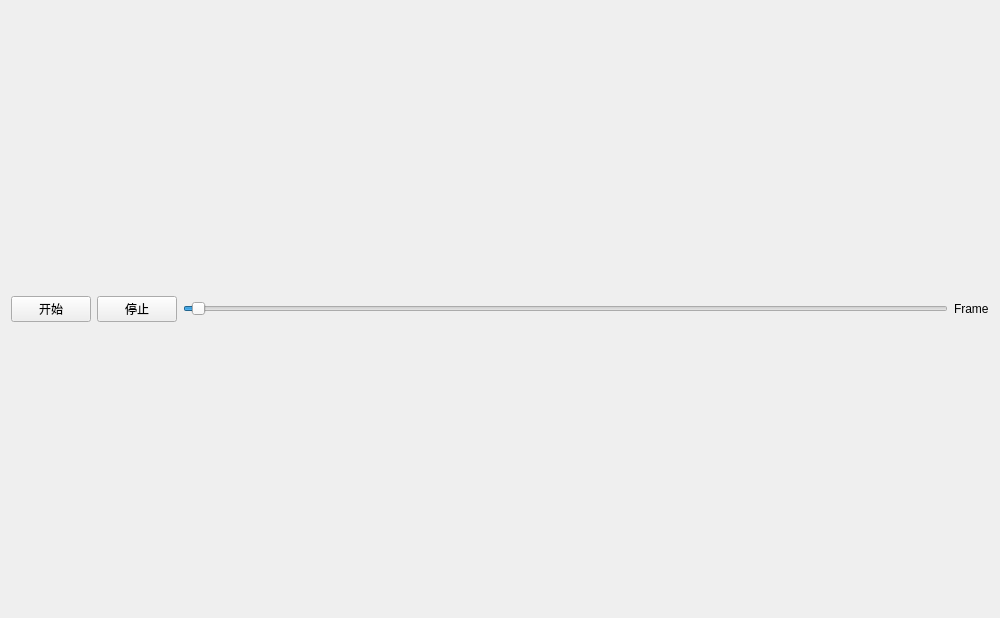
<?xml version="1.0" encoding="UTF-8"?>
<ui version="4.0">
 <class>Render</class>
 <widget class="QWidget" name="Render">
  <property name="geometry">
   <rect>
    <x>0</x>
    <y>0</y>
    <width>1000</width>
    <height>618</height>
   </rect>
  </property>
  <property name="windowTitle">
   <string>渲染</string>
  </property>
  <layout class="QGridLayout" name="gridLayout">
   <item row="0" column="0" colspan="4">
    <layout class="QVBoxLayout" name="canvas_layout"/>
   </item>
   <item row="1" column="3">
    <widget class="QLabel" name="frame_label">
     <property name="text">
      <string>Frame</string>
     </property>
    </widget>
   </item>
   <item row="1" column="2">
    <widget class="QSlider" name="frame_slider">
     <property name="value">
      <number>1</number>
     </property>
     <property name="orientation">
      <enum>Qt::Orientation::Horizontal</enum>
     </property>
    </widget>
   </item>
   <item row="1" column="0">
    <widget class="QPushButton" name="start_button">
     <property name="text">
      <string>开始</string>
     </property>
    </widget>
   </item>
   <item row="1" column="1">
    <widget class="QPushButton" name="stop_button">
     <property name="text">
      <string>停止</string>
     </property>
    </widget>
   </item>
  </layout>
 </widget>
 <resources/>
 <connections/>
</ui>
